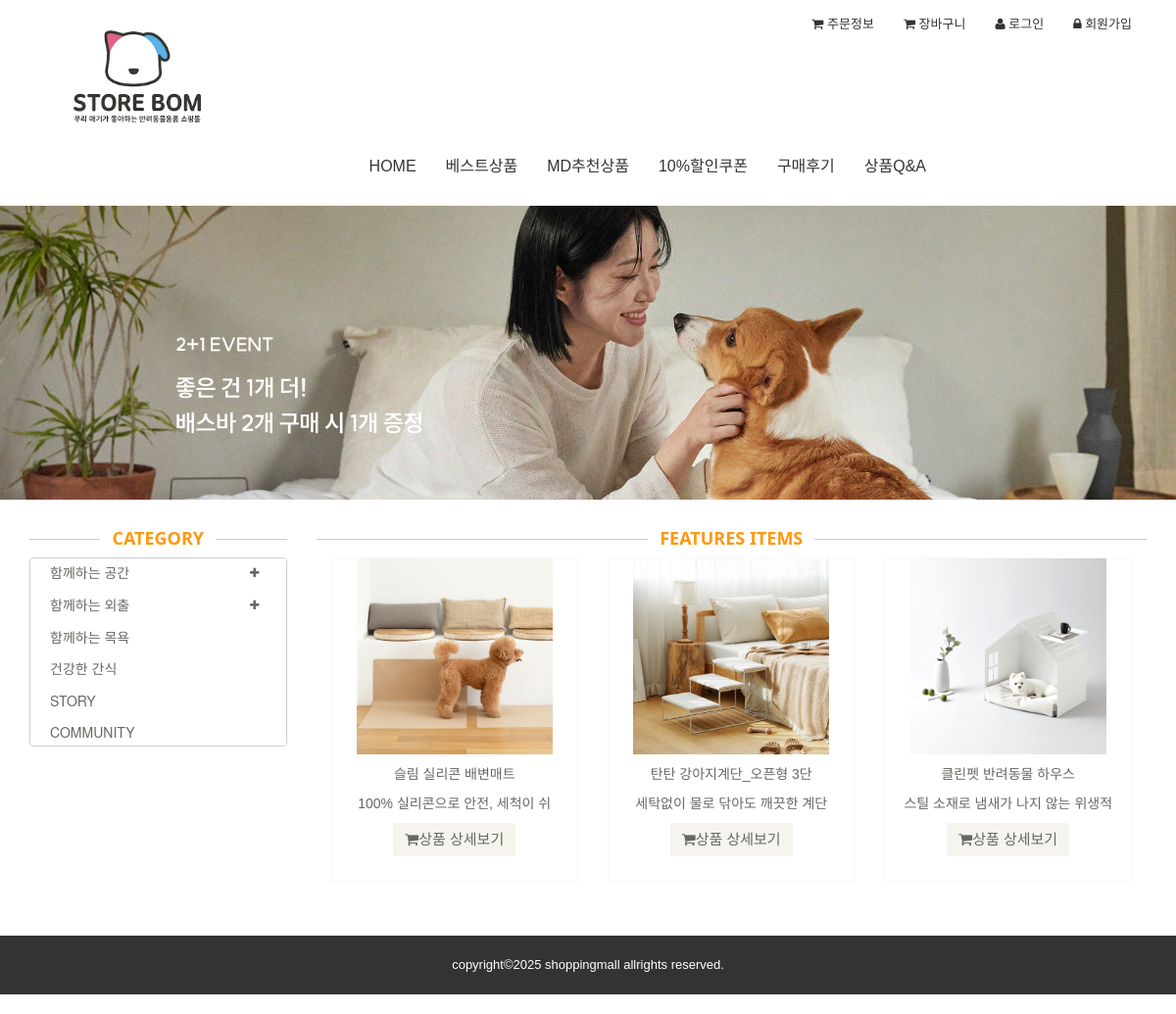
The app's page /0414_쇼핑몰/index.php with its own data.
### tables this page shows
CREATE TABLE `shop_data` (
  `no` int(6) NOT NULL,
  `cate` varchar(100) DEFAULT NULL,
  `img` varchar(255) NOT NULL,
  `name` varchar(20) NOT NULL,
  `parent` varchar(20) NOT NULL,
  `price` double NOT NULL,
  `comment` varchar(500) NOT NULL,
  `memo` varchar(255) NOT NULL,
  `datetime` datetime DEFAULT current_timestamp()
);

### 0414_쇼핑몰/index.php (the view, shortened to what this page needs)
<?php
  include('./db/dbconn.php');
  if(isset($_SESSION['mb_id'])){
    $userid = $_SESSION['mb_id'];
    $name = $_SESSION['mb_name'];
  }else{
    $userid = '';
  }
?>
<!DOCTYPE html>
<html lang="ko">
<head>
  <link href="./css/bootstrap.min.css" rel="stylesheet" type="text/css">
  <link href="./css/font-awesome.min.css" rel="stylesheet" type="text/css">
  <link href="./css/prettyPhoto.css" rel="stylesheet" type="text/css">
  <link href="./css/price-range.css" rel="stylesheet" type="text/css">
  <link href="./css/animate.css" rel="stylesheet" type="text/css">
  <link href="./css/swiper.css" rel="stylesheet" type="text/css">
  <link href="./css/main.css" rel="stylesheet" type="text/css">
</head>
<body>
  <header>
    <div class="header-middle">
      <div class="container">
        <div class="row">
          <div class="col-md-4 clearfix">
            <h1>
              <a href="index.php" title="메인페이지로 이동하기">
                <img src="./images/logo.png" alt="상단로고" width="220">
              </a>
            </h1>
          </div>
          <div class="col-md-8 clearfix">
            <div class="shop-menu clearfix pull-right">
              <ul class="nav navbar-nav">
                <?php
                  if(!$userid){
                ?>
                  <li><a href="order_list.php" title="주문정보"><i class="fa fa-shopping-cart"></i> 주문정보</a></li>
                  <li><a href="cart.php" title="장바구니"><i class="fa fa-shopping-cart"></i> 장바구니</a></li>
                  <li><a href="login.php" title="로그인"><i class="fa fa-user"></i> 로그인</a></li>
                  <li><a href="join.php" title="회원가입"><i class="fa fa-lock"></i> 회원가입</a></li>
                <?php } ?>
              </ul>
            </div>
          </div>
        </div>
      </div>
    </div>
    <div class="header-bottom">
      <div class="container">
        <div class="row">
          <div class="col-sm-10">
            <div class="mainmenu pull-right">
              <ul class="nav navbar-nav collapse navbar-collapse">
                <li><a href="index.php" title="HOME">HOME</a></li>
                <li><a href="#" title="베스트상품">베스트상품</a></li>
                <li><a href="#" title="MD추천상품">MD추천상품</a></li>
                <li><a href="#" title="할인쿠폰">10&#37;할인쿠폰</a></li>
                <li><a href="#" title="구매후기">구매후기</a></li>
                <li><a href="#" title="질문과 답변">상품Q&amp;A</a></li>
              </ul>
            </div>
          </div>
        </div>
      </div>
    </div>
  </header>
  <main>
    <article class="slide">
      <a href="#" title="메인배너">
        <img src="./images/home/main_banner.jpg" alt="">
      </a>
    </article>
    <section>
			<div class="container">
				<div class="row">
					<div class="col-sm-3">
						<div class="left_sidebar">
							<h2 class="title"><span>Category</span></h2>
							<div class="panel-group category-products" id="accordian">
								<div class="panel panel-default">
									<div class="panel-heading">
										<h3 class="panel-title">
											<a data-toggle="collapse" data-parent="#accordian" href="#cate01" title="함께하는 공간">함께하는 공간
												<span class="badge pull-right"><i class="fa fa-plus"></i></span>
											</a>
										</h3>
									</div>
								</div>
								<div class="panel panel-default">
									<div class="panel-heading">
										<h3 class="panel-title">
											<a href="#cate02" title="함께하는 외출" data-toggle="collapse" data-parent="#accordian">함께하는 외출
												<span class="badge pull-right"><i class="fa fa-plus"></i></span>
											</a>
										</h3>
									</div>
								</div>
								<div class="panel panel-default">
									<div class="panel-heading">
										<h3 class="panel-title">
											<a href="#cate03" title="함께하는 목욕">함께하는 목욕</a>
										</h3>
									</div>
								</div>
								<div class="panel panel-default">
									<div class="panel-heading">
										<h3 class="panel-title">
											<a href="#cate04" title="건강한 간식">건강한 간식</a>
										</h3>
									</div>
								</div>
								<div class="panel panel-default">
									<div class="panel-heading">
										<h3 class="panel-title">
											<a href="#cate05" title="STORY">STORY</a>
										</h3>
									</div>
								</div>
								<div class="panel panel-default">
									<div class="panel-heading">
										<h3 class="panel-title">
											<a href="#cate06" title="COMMUNITY">COMMUNITY</a>
										</h3>
									</div>
								</div>
							</div>
						</div>
					</div>
          <?php
            $sql = "select * from shop_data where cate='cate01'";
						$result = mysqli_query($conn, $sql);
          ?>
					<div class="col-sm-9 padding-right">
						<div class="features_items">
              <h2 class="text-center title"><span>Features Items</span></h2>
              <?php
                while($row = mysqli_fetch_array($result)){?>
              <div class="col-sm-4">
								<div class="product-image-wrapper">
                  <div class="single-products">
                    <div class="productinfo text-center">
                      <p>
                      <a href="./product_detail.php?no=<?= $row['no'] ?>">
                        <img src="./images/shop/<?= $row['img'] ?>" alt="" style="width:200px;height:200px;">
                      </a>
                      </p>
                      <p><?= $row['name']; ?></p>
                      <p><?= $row['parent']; ?></p>
                      <a href="./product_detail.php?no=<?= $row['no']; ?>" title="" class="btn btn-default add-to-cart"><i class="fa fa-shopping-cart"></i>상품 상세보기</a>
                    </div>
                    <div class="product-overlay">
                      <div class="overlay-content">
                      </div>
                    </div>
                  </div>
                </div>
              </div>
              <?php } ?>
            </div>
					</div>
				</div>
			</div>
    </section>
  </main>
  <footer>
    <address>copyright&copy;2025 shoppingmall allrights reserved.</address>
  </footer>
</body>
</html>

### 0414_쇼핑몰/css/main.css (style rules this page uses)
:root { --t_color:#333; --m_color:#fe980f; --g_color:#ccc; --f_size_base:13px; }
body { font-family: "Noto Sans KR", sans-serif; font-size:var(--f_size_base); color:var(--t_color); }
ul, ol, li { list-style:none; }
a { color:#333; font-size:var(--f_size_base); }
main { padding:15px 0px; }
main section { padding:10px 0px; }
.slide img { width:100%; }
.mainmenu .nav a { font-size:16px; }
.title { color:var(--m_color); font-family:"Noto Sans"; font-size:18px; text-transform: uppercase; text-align:center; font-weight: 600; position:relative; }
.title:before { content:""; display:block; height:1px; width:100%; background:var(--g_color); position:absolute; top:10px;left:0px; }
.title > span { background:#fff; position:relative; padding:0px 12px; }
.category-products .panel { border:none; background:#ffffff; box-shadow: none; }
.category-products .panel-default .panel-heading { background-color: #FFFFFF; border: 0 none; padding: 5px 20px; }
.panel-group { border:1px solid #ccc; border-radius:4px; }
.category-products .panel-default .panel-heading .panel-title a { color: #696763; font-size: 14px; text-transform: uppercase; }
.category-products .badge { background: none; border-radius: 10px; color: #696763; display: inline-block; font-size: 12px; font-weight: bold; line-height: 1; min-width: 10px; padding: 3px 7px; text-align: center; vertical-align: baseline; white-space: nowrap; }
.product-image-wrapper { border: 1px solid #F7F7F5; overflow: hidden; margin-bottom: 30px; }
.single-products { position: relative; }
.productinfo p { font-size: 14px; font-weight: 400; color: #696763; }
.productinfo img { width: 100%; }
.productinfo { position: relative; }
.product-overlay { background: rgba(254, 152, 15, .8); top: 0; display: none; height: 0; position: absolute; -webkit-transition: height 500ms ease 0s; transition: height 500ms ease 0s; width: 100%; display: block; }
.product-overlay .overlay-content { bottom: 0; position: absolute; text-align: center; width: 100%; }
.add-to-cart { background: #F5F5ED;border:none;border-radius:0px;color:#696763; font-size:15px;margin-bottom: 25px; }
footer address { line-height:60px !important; background:#333; color:#fff; text-align:center; }

### records on screen
shop_data: img (picture), name "슬림 실리콘 배변매트", parent "100% 실리콘으로 안전, 세척이 쉬"
shop_data: img (picture), name "탄탄 강아지계단_오픈형 3단", parent "세탁없이 물로 닦아도 깨끗한 계단"
shop_data: img (picture), name "클린펫 반려동물 하우스", parent "스틸 소재로 냄새가 나지 않는 위생적"
